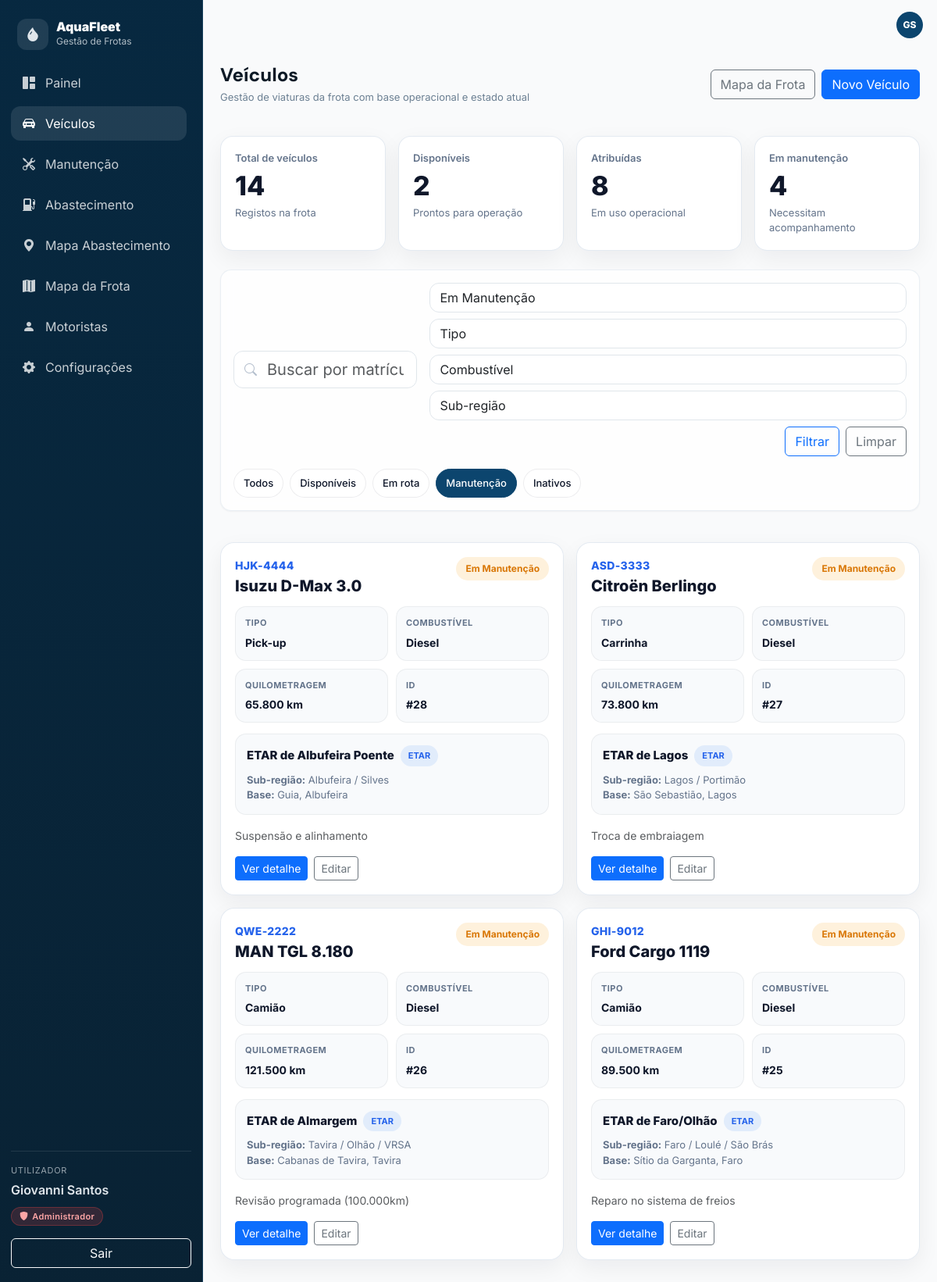
Page /viaturas/index.php?estado=Em+Manutenção (signed in) on the committed database.
### tables this page shows
CREATE TABLE `viaturas` (
  `id` int(10) UNSIGNED NOT NULL,
  `matricula` varchar(20) NOT NULL,
  `marca_modelo` varchar(120) NOT NULL,
  `tipo` enum('Ligeiro','Pick-up','Carrinha','Camião','Elétrico','Outro') NOT NULL DEFAULT 'Ligeiro',
  `combustivel` enum('Diesel','Gasolina','Elétrico','Híbrido','Outro') NOT NULL DEFAULT 'Diesel',
  `quilometragem` int(10) UNSIGNED NOT NULL DEFAULT 0,
  `estado` enum('Disponível','Atribuída','Em Manutenção','Inativo') NOT NULL DEFAULT 'Disponível',
  `observacoes` text DEFAULT NULL,
  `infraestrutura_id` int(11) DEFAULT NULL,
  `criado_em` timestamp NOT NULL DEFAULT current_timestamp(),
  `atualizado_em` timestamp NOT NULL DEFAULT current_timestamp() ON UPDATE current_timestamp()
);

CREATE TABLE `infraestruturas` (
  `id` int(11) NOT NULL,
  `nome` varchar(150) NOT NULL,
  `tipo` enum('ETA','ETAR') NOT NULL,
  `concelho` varchar(100) DEFAULT NULL,
  `localidade` varchar(150) DEFAULT NULL,
  `sub_regiao` varchar(100) NOT NULL,
  `latitude` decimal(10,7) DEFAULT NULL,
  `longitude` decimal(10,7) DEFAULT NULL,
  `ativo` tinyint(1) NOT NULL DEFAULT 1,
  `criado_em` timestamp NOT NULL DEFAULT current_timestamp()
);

### inc/auth.php (called while the page is built, shortened)
<?php
function perfil_atual(): string {
  return strtolower(trim($_SESSION['user_perfil'] ?? 'operario'));
}

### viaturas/index.php (the view, shortened to what this page needs)
<?php
require_once __DIR__ . "/../inc/auth.php";
require_once __DIR__ . "/../inc/database.php";
require_once __DIR__ . "/../inc/header.php";
function h($s) {
  return htmlspecialchars((string)$s, ENT_QUOTES, 'UTF-8');
}
function fetchOneInt($ligacao, $sql, $field = 'total') {
  $r = mysqli_query($ligacao, $sql);
  $row = mysqli_fetch_assoc($r);
  return (int)($row[$field] ?? 0);
}
function badge_estado_class($estado) {
  switch ((string)$estado) {
    case 'Em Manutenção': return 'badge-manutencao';
  }
}
function badge_tipo_infra_class($tipo) {
  return ((string)$tipo === 'ETA') ? 'badge-eta' : 'badge-etar';
}
function qs(array $changes = []) {
  $params = $_GET;
  foreach ($changes as $k => $v) {
    if ($v === null || $v === '') {
      unset($params[$k]);
    } else {
      $params[$k] = $v;
    }
  }
  $query = http_build_query($params);
  return $query ? ('?' . $query) : '';
}
$q = trim($_GET['q'] ?? '');
$estado = trim($_GET['estado'] ?? '');
$total = fetchOneInt($ligacao, "SELECT COUNT(*) AS total FROM viaturas");
$disponiveis = fetchOneInt($ligacao, "SELECT COUNT(*) AS total FROM viaturas WHERE estado='Disponível'");
$atribuida = fetchOneInt($ligacao, "SELECT COUNT(*) AS total FROM viaturas WHERE estado='Atribuída'");
$manutencao = fetchOneInt($ligacao, "SELECT COUNT(*) AS total FROM viaturas WHERE estado='Em Manutenção'");
$where = ["1=1"];
if ($estado !== '') {
  $estadoSafe = mysqli_real_escape_string($ligacao, $estado);
  $where[] = "v.estado = '$estadoSafe'";
}
$whereSql = implode(' AND ', $where);
$sql = "
  SELECT
    v.*,
    i.nome AS infraestrutura_nome,
    i.tipo AS infraestrutura_tipo,
    i.sub_regiao AS infraestrutura_sub_regiao,
    i.localidade AS infraestrutura_localidade,
    i.concelho AS infraestrutura_concelho
  FROM viaturas v
  LEFT JOIN infraestruturas i ON i.id = v.infraestrutura_id
  WHERE $whereSql
  ORDER BY v.id DESC
";
$res = mysqli_query($ligacao, $sql);
?>
<div class="page-max-6xl space-y-6">
  <div class="d-flex flex-column flex-lg-row align-items-start align-items-lg-center justify-content-between gap-3">
    <div>
      <h1 class="page-title">Veículos</h1>
      <div class="page-subtitle">Gestão de viaturas da frota com base operacional e estado atual</div>
    </div>
    <div class="d-flex flex-wrap gap-2">
      <a class="btn btn-outline-secondary" href="<?php echo $BASE_URL; ?>/mapa-frota/index.php">Mapa da Frota</a>
      <?php if (in_array(perfil_atual(), ['admin', 'gestor'], true)): ?>
        <a class="btn btn-primary" href="create.php">Novo Veículo</a>
      <?php endif; ?>
    </div>
  </div>
  <div class="row g-3">
    <div class="col-12 col-sm-6 col-lg-3">
      <div class="soft-stat">
        <div class="soft-stat-label">Total de veículos</div>
        <div class="soft-stat-value"><?php echo (int)$total; ?></div>
        <div class="soft-stat-sub">Registos na frota</div>
      </div>
    </div>
    <div class="col-12 col-sm-6 col-lg-3">
      <div class="soft-stat">
        <div class="soft-stat-label">Disponíveis</div>
        <div class="soft-stat-value"><?php echo (int)$disponiveis; ?></div>
        <div class="soft-stat-sub">Prontos para operação</div>
      </div>
    </div>
    <div class="col-12 col-sm-6 col-lg-3">
      <div class="soft-stat">
        <div class="soft-stat-label">Atribuídas</div>
        <div class="soft-stat-value"><?php echo (int)$atribuida; ?></div>
        <div class="soft-stat-sub">Em uso operacional</div>
      </div>
    </div>
    <div class="col-12 col-sm-6 col-lg-3">
      <div class="soft-stat">
        <div class="soft-stat-label">Em manutenção</div>
        <div class="soft-stat-value"><?php echo (int)$manutencao; ?></div>
        <div class="soft-stat-sub">Necessitam acompanhamento</div>
      </div>
    </div>
  </div>
  <div class="glass-card p-3">
    <form method="get" id="filtersForm">
      <div class="d-flex flex-column flex-lg-row gap-3 align-items-stretch align-items-lg-center">
        <div class="flex-grow-1">
          <div class="searchbox">
            <span class="search-ico"><i class="bi bi-search"></i></span>
            <input
              type="text"
              class="form-control form-control-lg"
              name="q"
              placeholder="Buscar por matrícula, modelo, combustível, infraestrutura ou sub-região..."
              value="<?php echo h($q); ?>"
            >
          </div>
        </div>
        <div class="d-flex gap-2 flex-wrap justify-content-lg-end">
          <select class="form-select" name="estado" style="min-width: 160px;">
            <?php foreach (['Disponível','Atribuída','Em Manutenção','Inativo'] as $es): ?>
              <option value="<?php echo h($es); ?>" <?php echo ($estado === $es) ? 'selected' : ''; ?>>
                <?php echo h($es); ?>
              </option>
            <?php endforeach; ?>
          </select>
          <select class="form-select" name="tipo" style="min-width: 160px;">
            <option value="">Tipo</option>
          </select>
          <select class="form-select" name="combustivel" style="min-width: 160px;">
            <option value="">Combustível</option>
          </select>
          <select class="form-select" name="sub_regiao" style="min-width: 180px;">
            <option value="">Sub-região</option>
          </select>
          <button class="btn btn-outline-primary" type="submit">Filtrar</button>
          <a class="btn btn-outline-secondary" href="index.php">Limpar</a>
        </div>
      </div>
    </form>
    <div class="chips mt-3">
      <a class="chip <?php echo ($estado === '' ? 'active' : ''); ?>" href="index.php<?php echo qs(['estado' => null]); ?>">Todos</a>
      <a class="chip <?php echo ($estado === 'Disponível' ? 'active' : ''); ?>" href="index.php<?php echo qs(['estado' => 'Disponível']); ?>">Disponíveis</a>
      <a class="chip <?php echo ($estado === 'Atribuída' ? 'active' : ''); ?>" href="index.php<?php echo qs(['estado' => 'Atribuída']); ?>">Em rota</a>
      <a class="chip <?php echo ($estado === 'Em Manutenção' ? 'active' : ''); ?>" href="index.php<?php echo qs(['estado' => 'Em Manutenção']); ?>">Manutenção</a>
      <a class="chip <?php echo ($estado === 'Inativo' ? 'active' : ''); ?>" href="index.php<?php echo qs(['estado' => 'Inativo']); ?>">Inativos</a>
    </div>
  </div>
  <div class="row g-3">
    <?php if ($res && mysqli_num_rows($res) > 0): ?>
      <?php while ($v = mysqli_fetch_assoc($res)): ?>
        <?php
          $infraNome = trim((string)($v['infraestrutura_nome'] ?? ''));
          $infraTipo = trim((string)($v['infraestrutura_tipo'] ?? ''));
          $infraSub = trim((string)($v['infraestrutura_sub_regiao'] ?? ''));
          $infraLoc = trim((string)($v['infraestrutura_localidade'] ?? ''));
          $infraConcelho = trim((string)($v['infraestrutura_concelho'] ?? ''));
          $baseOperacional = trim(
            ($infraLoc !== '' ? $infraLoc : '') .
            ($infraConcelho !== '' ? ', ' . $infraConcelho : '')
          );
        ?>
        <div class="col-12 col-xl-6">
          <div class="vehicle-card">
            <div class="vehicle-card-top">
              <div>
                <div class="vehicle-plate"><?php echo h($v['matricula'] ?? ''); ?></div>
                <div class="vehicle-name"><?php echo h($v['marca_modelo'] ?? ''); ?></div>
              </div>
              <span class="badge-estado <?php echo h(badge_estado_class($v['estado'] ?? '')); ?>">
                <?php echo h($v['estado'] ?? ''); ?>
              </span>
            </div>
            <div class="vehicle-meta">
              <div class="vehicle-meta-item">
                <div class="vehicle-meta-label">Tipo</div>
                <div class="vehicle-meta-value">
                  <?php echo ($v['tipo'] ?? '') !== '' ? h($v['tipo']) : '<span class="empty-soft">Não definido</span>'; ?>
                </div>
              </div>
              <div class="vehicle-meta-item">
                <div class="vehicle-meta-label">Combustível</div>
                <div class="vehicle-meta-value">
                  <?php echo ($v['combustivel'] ?? '') !== '' ? h($v['combustivel']) : '<span class="empty-soft">Não definido</span>'; ?>
                </div>
              </div>
              <div class="vehicle-meta-item">
                <div class="vehicle-meta-label">Quilometragem</div>
                <div class="vehicle-meta-value">
                  <?php echo number_format((int)($v['quilometragem'] ?? 0), 0, ',', '.'); ?> km
                </div>
              </div>
              <div class="vehicle-meta-item">
                <div class="vehicle-meta-label">ID</div>
                <div class="vehicle-meta-value">#<?php echo (int)$v['id']; ?></div>
              </div>
            </div>
            <div class="infra-box">
              <div class="d-flex flex-wrap align-items-center gap-2 mb-2">
                <div class="infra-name mb-0">
                  <?php echo $infraNome !== '' ? h($infraNome) : '<span class="empty-soft">Sem infraestrutura atribuída</span>'; ?>
                </div>
                <?php if ($infraTipo !== ''): ?>
                  <span class="badge-tipo <?php echo h(badge_tipo_infra_class($infraTipo)); ?>">
                    <?php echo h($infraTipo); ?>
                  </span>
                <?php endif; ?>
              </div>
              <div class="infra-sub">
                <?php if ($infraSub !== ''): ?>
                  <div><strong>Sub-região:</strong> <?php echo h($infraSub); ?></div>
                <?php else: ?>
                  <div><span class="empty-soft">Sem sub-região definida</span></div>
                <?php endif; ?>
                <?php if ($baseOperacional !== ''): ?>
                  <div><strong>Base:</strong> <?php echo h($baseOperacional); ?></div>
                <?php endif; ?>
              </div>
            </div>
            <?php if (trim((string)($v['observacoes'] ?? '')) !== ''): ?>
              <div class="small text-muted mt-3">
                <?php echo h(mb_strimwidth((string)$v['observacoes'], 0, 140, '...')); ?>
              </div>
            <?php endif; ?>
            <div class="vehicle-actions">
              <a class="btn btn-primary btn-sm" href="show.php?id=<?php echo (int)$v['id']; ?>">Ver detalhe</a>
              <?php if (in_array(perfil_atual(), ['admin', 'gestor'], true)): ?>
                <a class="btn btn-outline-secondary btn-sm" href="edit.php?id=<?php echo (int)$v['id']; ?>">Editar</a>
              <?php endif; ?>
            </div>
          </div>
        </div>
      <?php endwhile; ?>
    <?php endif; ?>
  </div>
</div>
<?php
require_once __DIR__ . "/../inc/footer.php";
?>

### css/style_css/style.css (style rules this page uses)
:root { --background: hsl(210 20% 98%); --foreground: hsl(210 50% 10%); --card: hsl(0 0% 100%); --border: hsl(210 20% 90%); --primary: hsl(205 80% 24%); --muted: hsl(210 20% 94%); --muted-foreground: hsl(210 15% 50%); --success: hsl(152 60% 40%); --warning: hsl(38 92% 50%); --info: hsl(205 80% 55%); --danger: hsl(0 72% 51%); --sidebar: hsl(205 80% 14%); --sidebar-accent: hsl(205 70% 20%); --sidebar-foreground: hsl(210 20% 90%); --radius: 14px; }
* { box-sizing: border-box; }
body { background: var(--background); color: var(--foreground); font-family: Inter, sans-serif; margin:0; }
h1,h2,h3,h4,h5,h6 { font-family: "DM Sans", sans-serif; }
.page-max-6xl { max-width: 1152px; margin: 0 auto; }
.space-y-6 > * + * { margin-top: 24px; }
.page-title { font-size:24px; font-weight:800; margin:0; }
.page-subtitle { color: var(--muted-foreground); font-size:13px; margin-top:4px; }
.glass-card { background: rgba(255,255,255,.80); backdrop-filter: blur(8px); border: 1px solid rgba(226,232,240,.7); box-shadow: 0 1px 2px rgba(15,23,42,.05); border-radius: 14px; }
.form-control, .form-select { border-radius: 12px; border-color: var(--border); background: rgba(255,255,255,.92); }
.searchbox { position: relative; }
.search-ico { position:absolute; left:14px; top:50%; transform: translateY(-50%); opacity:.7; }
.searchbox .form-control { padding-left: 42px; }
.chips { display:flex; flex-wrap: wrap; gap: 10px; }
.chip { display:inline-flex; align-items:center; padding: 6px 10px; border-radius: 999px; background: rgba(226,232,240,.55); color: var(--muted-foreground); text-decoration:none; font-weight:600; font-size: 13px; }
.chip.active { background: rgba(13,71,121,.12); color: var(--primary); }
html, body { height: 100%; }
body { margin: 0; overflow: hidden; }

### rows in the picture
viaturas: matricula "HJK-4444", marca_modelo "Isuzu D-Max 3.0", estado "Em Manutenção", tipo "Pick-up", combustivel "Diesel", quilometragem "65.800", id "28", infraestrutura.nome "ETAR de Albufeira Poente", infraestrutura.tipo "ETAR", infraestrutura.sub_regiao "Albufeira / Silves", infraestrutura.concelho "Guia, Albufeira", observacoes "Suspensão e alinhamento"
viaturas: matricula "ASD-3333", marca_modelo "Citroën Berlingo", estado "Em Manutenção", tipo "Carrinha", combustivel "Diesel", quilometragem "73.800", id "27", infraestrutura.nome "ETAR de Lagos", infraestrutura.tipo "ETAR", infraestrutura.sub_regiao "Lagos / Portimão", infraestrutura.concelho "São Sebastião, Lagos", observacoes "Troca de embraiagem"
viaturas: matricula "QWE-2222", marca_modelo "MAN TGL 8.180", estado "Em Manutenção", tipo "Camião", combustivel "Diesel", quilometragem "121.500", id "26", infraestrutura.nome "ETAR de Almargem", infraestrutura.tipo "ETAR", infraestrutura.sub_regiao "Tavira / Olhão / VRSA", infraestrutura.concelho "Cabanas de Tavira, Tavira", observacoes "Revisão programada (100.000km)"
viaturas: matricula "GHI-9012", marca_modelo "Ford Cargo 1119", estado "Em Manutenção", tipo "Camião", combustivel "Diesel", quilometragem "89.500", id "25", infraestrutura.nome "ETAR de Faro/Olhão", infraestrutura.tipo "ETAR", infraestrutura.sub_regiao "Faro / Loulé / São Brás", infraestrutura.concelho "Sítio da Garganta, Faro", observacoes "Reparo no sistema de freios"

### other values in the picture
$_SESSION['user_nome'] "Giovanni Santos"
$badge_label "Administrador"
$iniciais "GS"
$total "14"
$disponiveis "2"
$atribuida "8"
$manutencao "4"
form field estado "Em Manutenção"
